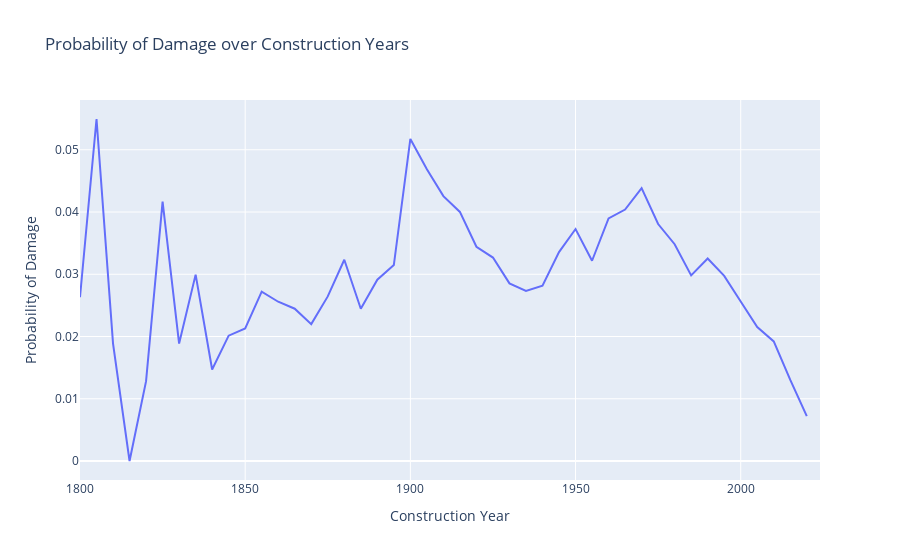

Notebook source saved alongside this figure:
### Code cell
# Filter data to keep only relevant years
df_years = df[(df['CONSTRUCTION_YEAR'] >= 1800) & (df['CONSTRUCTION_YEAR'] <= 2024)]

# Calculate the total number of observations and the number of damages for each year
total_counts = df_years.groupby('CONSTRUCTION_YEAR').size().reset_index(name='total_count')
damage_counts = df_years[df_years['DAMAGE'] == 1].groupby('CONSTRUCTION_YEAR').size().reset_index(name='damage_count')

# Merge the counts into a single DataFrame
summary = total_counts.merge(damage_counts, on='CONSTRUCTION_YEAR', how='left').fillna(0)

# Calculate the probability of damage = 1
summary['damage_prob'] = summary['damage_count'] / summary['total_count']

# Filter to only show results every 5 years
summary = summary[summary['CONSTRUCTION_YEAR'] % 5 == 0]

# Create the line chart
fig = go.Figure()

fig.add_trace(go.Scatter(
    x=summary['CONSTRUCTION_YEAR'],
    y=summary['damage_prob'],
    mode='lines',
    name='Probability of Damage'
))

# Update layout
fig.update_layout(
    title='Probability of Damage over Construction Years',
    xaxis_title='Construction Year',
    yaxis_title='Probability of Damage',
    xaxis=dict(range=[1800, 2024])
)

fig.show()

### Figure 1 — Plotly figure (JSON) as saved in the notebook; plotly's stock layout.template omitted (floating-point values rounded to 4 significant figures)
{"data": [{"mode": "lines", "name": "Probability of Damage", "type": "scatter", "x": [1800, 1805, 1810, 1815, 1820, 1825, 1830, 1835, 1840, 1845, 1850, 1855, 1860, 1865, 1870, 1875, 1880, 1885, 1890, 1895, 1900, 1905, 1910, 1915, 1920, 1925, 1930, 1935, 1940, 1945, 1950, 1955, 1960, 1965, 1970, 1975, 1980, 1985, 1990, 1995, 2000, 2005, 2010, 2015, 2020], "y": [0.0263, 0.05495, 0.01887, 0, 0.01282, 0.04167, 0.01887, 0.02994, 0.01471, 0.02013, 0.02129, 0.02721, 0.02559, 0.02446, 0.02199, 0.02645, 0.03233, 0.02446, 0.02914, 0.03148, 0.05174, 0.04688, 0.04255, 0.04002, 0.03442, 0.03269, 0.02854, 0.02734, 0.02818, 0.03356, 0.03727, 0.03217, 0.03899, 0.0404, 0.04384, 0.03807, 0.03483, 0.02982, 0.03253, 0.02973, 0.02562, 0.02151, 0.01922, 0.01302, 0.007198]}], "layout": {"title": {"text": "Probability of Damage over Construction Years"}, "xaxis": {"range": [1800, 2024], "title": {"text": "Construction Year"}}, "yaxis": {"title": {"text": "Probability of Damage"}}}}
